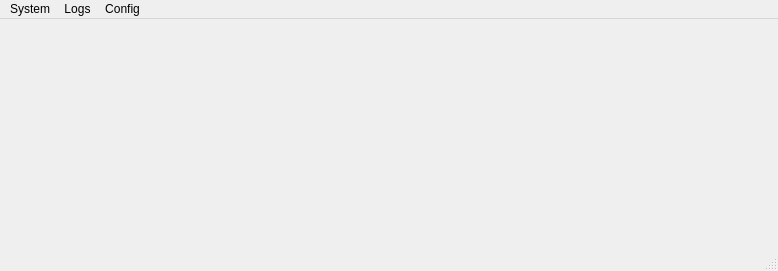
<?xml version="1.0" encoding="UTF-8"?>
<ui version="4.0">
 <class>MainWindow</class>
 <widget class="QMainWindow" name="MainWindow">
  <property name="windowModality">
   <enum>Qt::NonModal</enum>
  </property>
  <property name="geometry">
   <rect>
    <x>0</x>
    <y>0</y>
    <width>778</width>
    <height>271</height>
   </rect>
  </property>
  <property name="windowTitle">
   <string>ESSA - Embeddable SCADA for Small Applications</string>
  </property>
  <property name="toolButtonStyle">
   <enum>Qt::ToolButtonIconOnly</enum>
  </property>
  <property name="animated">
   <bool>true</bool>
  </property>
  <widget class="QWidget" name="centralwidget">
   <widget class="Led" name="led">
    <property name="geometry">
     <rect>
      <x>680</x>
      <y>10</y>
      <width>88</width>
      <height>88</height>
     </rect>
    </property>
    <property name="toolTip">
     <string>Led Widget</string>
    </property>
    <property name="whatsThis">
     <string>Led SCADA</string>
    </property>
   </widget>
   <widget class="Plot" name="plot">
    <property name="geometry">
     <rect>
      <x>-10</x>
      <y>0</y>
      <width>271</width>
      <height>221</height>
     </rect>
    </property>
    <property name="toolTip">
     <string>Display Widget</string>
    </property>
    <property name="whatsThis">
     <string>SCADA Plot</string>
    </property>
   </widget>
   <widget class="Plot" name="plot_2">
    <property name="geometry">
     <rect>
      <x>250</x>
      <y>0</y>
      <width>271</width>
      <height>221</height>
     </rect>
    </property>
    <property name="toolTip">
     <string>Display Widget</string>
    </property>
    <property name="whatsThis">
     <string>SCADA Plot</string>
    </property>
   </widget>
   <widget class="Plot" name="plot_3">
    <property name="geometry">
     <rect>
      <x>510</x>
      <y>0</y>
      <width>271</width>
      <height>221</height>
     </rect>
    </property>
    <property name="toolTip">
     <string>Display Widget</string>
    </property>
    <property name="whatsThis">
     <string>SCADA Plot</string>
    </property>
   </widget>
  </widget>
  <widget class="QMenuBar" name="menubar">
   <property name="geometry">
    <rect>
     <x>0</x>
     <y>0</y>
     <width>778</width>
     <height>29</height>
    </rect>
   </property>
   <widget class="QMenu" name="menuSystem">
    <property name="title">
     <string>System</string>
    </property>
    <addaction name="actionRun"/>
    <addaction name="actionStop"/>
    <addaction name="separator"/>
    <addaction name="actionCompile_and_Run"/>
    <addaction name="separator"/>
    <addaction name="actionExit"/>
   </widget>
   <widget class="QMenu" name="menuLogs">
    <property name="title">
     <string>Logs</string>
    </property>
    <addaction name="actionAlarm_Log"/>
    <addaction name="actionSystem_Logs"/>
   </widget>
   <widget class="QMenu" name="menuConfig">
    <property name="title">
     <string>Config</string>
    </property>
    <addaction name="actionESSA_Config"/>
   </widget>
   <addaction name="menuSystem"/>
   <addaction name="menuLogs"/>
   <addaction name="menuConfig"/>
  </widget>
  <widget class="QStatusBar" name="statusbar"/>
  <action name="actionRun">
   <property name="text">
    <string>Run</string>
   </property>
  </action>
  <action name="actionStop">
   <property name="text">
    <string>Stop</string>
   </property>
  </action>
  <action name="actionAlarm_Log">
   <property name="text">
    <string>Alarm Log</string>
   </property>
  </action>
  <action name="actionSystem_Logs">
   <property name="text">
    <string>System Logs</string>
   </property>
  </action>
  <action name="actionESSA_Config">
   <property name="text">
    <string>ESSA Config</string>
   </property>
  </action>
  <action name="actionCompile_and_Run">
   <property name="text">
    <string>Compile and Run</string>
   </property>
  </action>
  <action name="actionExit">
   <property name="text">
    <string>Exit</string>
   </property>
  </action>
 </widget>
 <customwidgets>
  <customwidget>
   <class>Led</class>
   <extends>QWidget</extends>
   <header>led</header>
  </customwidget>
  <customwidget>
   <class>Plot</class>
   <extends>QWidget</extends>
   <header>plot</header>
  </customwidget>
 </customwidgets>
 <resources/>
 <connections/>
</ui>
